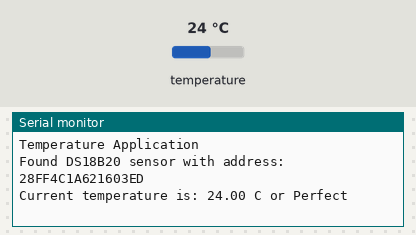
Bench run of a program on a simulated ESP8266 (NodeMCU). Shown: the last lines printed to the serial monitor. The inputs (shaded band) are chosen by the test bench; at power-on: temperature 24 °C.

Above: at 3.2 s.
3.3 s: temperature set to 12 °C
At 9.6 s:
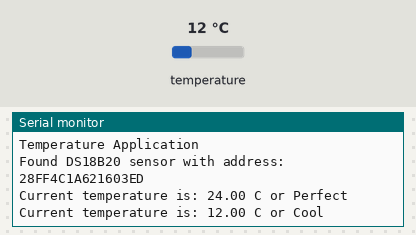
15.2 s: temperature set to 28 °C
At 20.5 s:
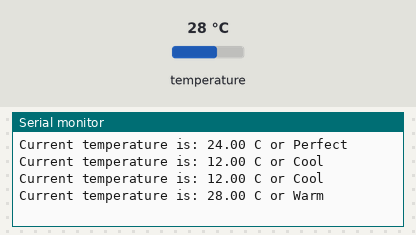
27.1 s: temperature set to 33 °C
At 32.8 s:
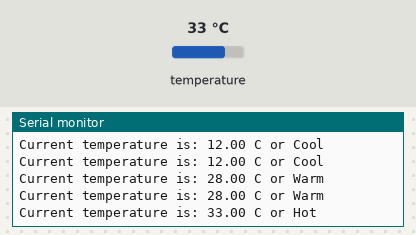
38.8 s: temperature set to 41 °C
At 43.8 s:
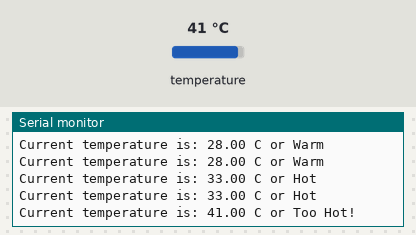
50.4 s: temperature set to 7 °C
At 56.0 s:
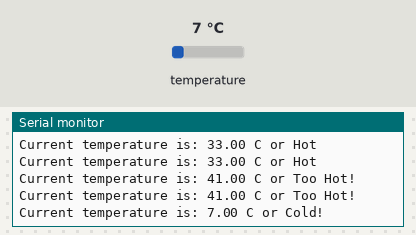

Measured:
- after the input at 3.3 s, the serial monitor: prints a new line after 5.3 s (image 1)
- after the input at 15.2 s, the serial monitor: prints a new line after 4.9 s (image 2)
- after the input at 27.1 s, the serial monitor: prints a new line after 4.5 s (image 3)
- after the input at 38.8 s, the serial monitor: prints a new line after 4.3 s (image 4)
- after the input at 50.4 s, the serial monitor: prints a new line after 4.3 s (image 5)

The program:

main.cpp
```cpp
// ******************************************************************
/** I, Andrew Maye, 000344062 certify that this material is my original work.
// No other person's work has been used without due acknowledgement.
//
// COMP-10184
// Mohawk College
**/

// library for Arduino framework
#include <Arduino.h>
// 1-Wire sensor communication libary
#include <OneWire.h>
// DS18B20 sensor library
#include <DallasTemperature.h>
//

// Pin that the  DS18B20 is connected to
const int oneWireBus = D3;

// Setup a oneWire instance to communicate with any OneWire devices
OneWire oneWire(oneWireBus);

// Pass our oneWire reference to Dallas Temperature sensor
DallasTemperature DS18B20(&oneWire);

/**
 *  this function takes the tempature as a parameter and returns a judgement of tempature.
 * */
String makeJudgement(int tempature){
  String judgement;
  if(tempature < 10){
    judgement = "Cold!";
  } else if (tempature >= 10 && tempature < 15 ){
    judgement = "Cool";
  } else if (tempature >= 15 && tempature < 25 ){
    judgement = "Perfect";
  } else if (tempature >= 25 && tempature < 30 ){
    judgement = "Warm";
  } else if (tempature >= 30 && tempature < 35 ){
    judgement = "Hot";
  } else if (tempature > 35){
    judgement = "Too Hot!";
  }
  return judgement;
}

void setup() {
  // configure the USB serial monitor
  Serial.begin(115200);

  // Start the DS18B20 sensor
  DS18B20.begin();

  // Application title
  Serial.println("\nTemperature Application");

  uint8_t address[8];

//Check if sensor is installed
  if(DS18B20.getAddress(address, 0)){
    delay(2000); //2 second delay to allow time to find sensor.
    Serial.print("Found DS18B20 sensor with address: ");
    //Print address
    for(int i = 0; i<8; i++){
      Serial.printf("%02X",address[i]);
    }
    Serial.println("");
    // Sensor not installed
  } else{
    Serial.println("No DS18B20 tempature sensors are installed!");
    Serial.println("Exiting application...");
    exit(0);
    return;
  }
}

void loop() {
  float fTemp;

  // ask DS18B20 for the current temperature
  DS18B20.requestTemperatures();

  // fetch the temperature.  We only have 1 sensor, so the index is 0.
  fTemp = DS18B20.getTempCByIndex(0);

  // print the temp to the USB serial monitor
  Serial.println("Current temperature is: " + String(fTemp) + " C or " + makeJudgement(fTemp));

  // wait 5s (5000ms) before doing this again
  delay(5000);
} 
```
